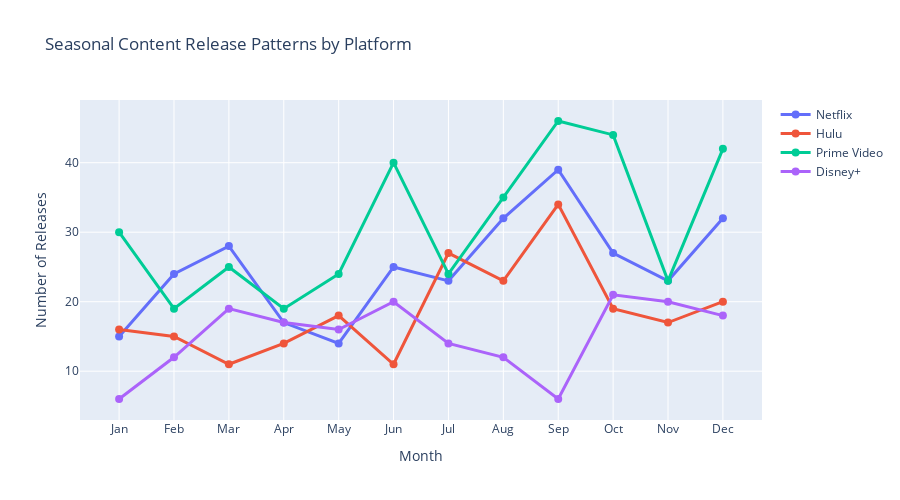
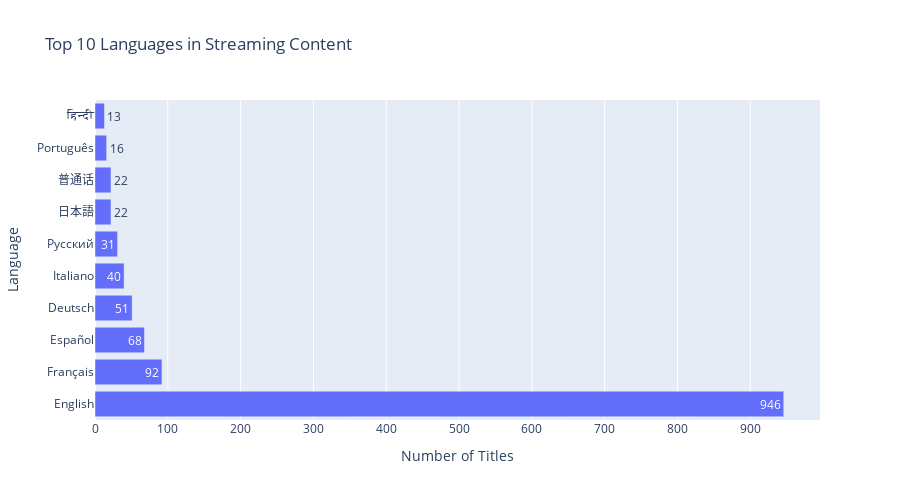

These figures' notebook cell, in order:
### Markdown cell above
# 5. Seasonal and Regional Trends

Let's analyze if there are any seasonal patterns in content releases and viewership across different genres and regions.

### Code cell
df['release_decade'] = (df['release_year'] // 10) * 10
decade_counts = df.groupby('release_decade').size()

fig = px.bar(x=decade_counts.index, y=decade_counts.values,
             title="Content by Release Decade",
             labels={'x': 'Decade', 'y': 'Number of Titles'})
fig.show()

yearly_trends = df.groupby('release_year').size()
recent_years = yearly_trends[yearly_trends.index >= 2010]

fig = px.line(x=recent_years.index, y=recent_years.values,
              title="Content Released per Year (2010-present)",
              labels={'x': 'Year', 'y': 'Titles Released'})
fig.show()

# seasonal patterns
seasonal_data = df.groupby('release_month').agg({
    'title': 'count',
    'vote_average': 'mean'
}).round(2)
seasonal_data.columns = ['releases', 'avg_rating']

months = ['Jan', 'Feb', 'Mar', 'Apr', 'May', 'Jun',
          'Jul', 'Aug', 'Sep', 'Oct', 'Nov', 'Dec']

fig = go.Figure()
fig.add_trace(go.Scatter(x=months, y=seasonal_data['releases'],
                        mode='lines+markers', name='Releases',
                        yaxis='y1', line=dict(color='blue')))

fig.add_trace(go.Scatter(x=months, y=seasonal_data['avg_rating'],
                        mode='lines+markers', name='Avg Rating',
                        yaxis='y2', line=dict(color='red')))

fig.update_layout(
    title="Seasonal Release Patterns",
    xaxis_title="Month",
    yaxis=dict(title="Number of Releases", side="left"),
    yaxis2=dict(title="Average Rating", side="right", overlaying="y"),
    legend=dict(x=0.02, y=0.98)
)
fig.show()

peak_month = seasonal_data['releases'].idxmax()
best_month = seasonal_data['avg_rating'].idxmax()
print(f"Most releases: {months[peak_month-1]} ({seasonal_data.loc[peak_month, 'releases']} titles)")
print(f"Best ratings: {months[best_month-1]} ({seasonal_data.loc[best_month, 'avg_rating']:.2f} avg)")

### Figure 1 — Plotly figure (JSON) as saved in the notebook; plotly's stock layout.template omitted (floating-point values rounded to 4 significant figures)
{"data": [{"line": {"width": 3}, "marker": {"size": 8}, "mode": "lines+markers", "name": "Netflix", "type": "scatter", "x": ["Jan", "Feb", "Mar", "Apr", "May", "Jun", "Jul", "Aug", "Sep", "Oct", "Nov", "Dec"], "y": [15, 24, 28, 17, 14, 25, 23, 32, 39, 27, 23, 32]}, {"line": {"width": 3}, "marker": {"size": 8}, "mode": "lines+markers", "name": "Hulu", "type": "scatter", "x": ["Jan", "Feb", "Mar", "Apr", "May", "Jun", "Jul", "Aug", "Sep", "Oct", "Nov", "Dec"], "y": [16, 15, 11, 14, 18, 11, 27, 23, 34, 19, 17, 20]}, {"line": {"width": 3}, "marker": {"size": 8}, "mode": "lines+markers", "name": "Prime Video", "type": "scatter", "x": ["Jan", "Feb", "Mar", "Apr", "May", "Jun", "Jul", "Aug", "Sep", "Oct", "Nov", "Dec"], "y": [30, 19, 25, 19, 24, 40, 24, 35, 46, 44, 23, 42]}, {"line": {"width": 3}, "marker": {"size": 8}, "mode": "lines+markers", "name": "Disney+", "type": "scatter", "x": ["Jan", "Feb", "Mar", "Apr", "May", "Jun", "Jul", "Aug", "Sep", "Oct", "Nov", "Dec"], "y": [6, 12, 19, 17, 16, 20, 14, 12, 6, 21, 20, 18]}], "layout": {"height": 500, "hovermode": "x unified", "title": {"text": "Seasonal Content Release Patterns by Platform"}, "xaxis": {"title": {"text": "Month"}}, "yaxis": {"title": {"text": "Number of Releases"}}}}

### Figure 2 — Plotly figure (JSON) as saved in the notebook; plotly's stock layout.template omitted (floating-point values rounded to 4 significant figures)
{"data": [{"orientation": "h", "text": [946, 92, 68, 51, 40, 31, 22, 22, 16, 13], "textposition": "auto", "type": "bar", "x": [946, 92, 68, 51, 40, 31, 22, 22, 16, 13], "y": ["English", "Français", "Español", "Deutsch", "Italiano", "Pусский", "日本語", "普通话", "Português", "हिन्दी"]}], "layout": {"height": 500, "title": {"text": "Top 10 Languages in Streaming Content"}, "xaxis": {"title": {"text": "Number of Titles"}}, "yaxis": {"title": {"text": "Language"}}}}
